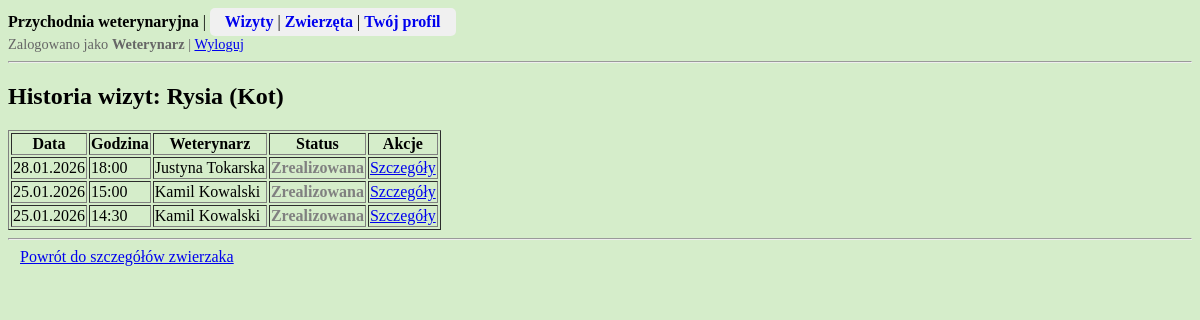
Page /przychodnia/zwierzeta/3/historia/ (signed in) on the committed database.
### przychodnia/models.py (models this page shows, shortened)
class Zwierze(models.Model):
    imie = models.CharField(max_length = 50)
    opiekun = models.ForeignKey(Opiekun, on_delete = models.CASCADE)
    gatunek = models.IntegerField(choices = GATUNEK.choices)
    plec = models.IntegerField(choices = PLEC_ZWIERZE.choices)
    data_urodzenia = models.DateField(blank = True, null = True)  # opcjonalnie
    data_dodania = models.DateTimeField(auto_now_add = True, editable = False)
    class Meta:
        verbose_name_plural = "Zwierzeta"
        ordering = ['opiekun__nazwisko', 'gatunek', 'imie']

class Wizyta(models.Model):
    zwierze = models.ForeignKey(Zwierze, on_delete = models.SET_NULL, null=True)
    weterynarz = models.ForeignKey(Weterynarz, on_delete = models.PROTECT)
    data_wizyty = models.DateField()
    godzina_wizyty = models.TimeField()
    status = models.IntegerField(choices = STATUS_WIZYTA.choices, default = STATUS_WIZYTA.Zaplanowana)
    notatka = models.TextField(blank = True)  # obowiązkowa dopiero po zrealizowaniu wizyty
    class Meta:
        verbose_name_plural = "Wizyty"
        ordering = ['data_wizyty', 'godzina_wizyty', 'status']

class Weterynarz(models.Model):
    user = models.OneToOneField(User, on_delete=models.CASCADE)  # polaczenie profilu weterynarza z kontem uzytkownika User
    imie = models.CharField(max_length = 50)
    nazwisko = models.CharField(max_length = 100)
    plec = models.IntegerField(choices = PLEC_OSOBA.choices, default = PLEC_OSOBA.Inna)
    specjalizacja = models.CharField(max_length=100, blank=True)  # opcjonalnie
    data_dodania = models.DateTimeField(auto_now_add = True, editable = False)
    class Meta:
        verbose_name_plural = "Weterynarze"
        ordering = ['nazwisko', 'imie']

### przychodnia/views.py (the view)
# urls.py: path('zwierzeta/<int:pk>/historia/', views.historia_zwierzaka, name='historia-zwierzaka'),
@login_required
@opiekun_or_weterynarz_required
def historia_zwierzaka(request, pk):
    user = request.user
    try:
        zwierze = Zwierze.objects.get(id=pk)
    except Zwierze.DoesNotExist:
        return HttpResponse("Zwierzę nie istnieje", status=404)
    is_valid, error_response = sprawdz_dostep_do_zwierzecia(user, zwierze)
    if not is_valid:
        return error_response
    wizyty = Wizyta.objects.filter(
        zwierze=zwierze,
        status=STATUS_WIZYTA.Zrealizowana
    ).order_by('-data_wizyty', '-godzina_wizyty')
    return render(request, 'przychodnia/zwierzeta/historia_zwierzaka.html', {'zwierze': zwierze, 'wizyty': wizyty})

### przychodnia/permissions.py (called while the page is built)
def opiekun_or_weterynarz_required(view_func):
    @wraps(view_func)
    def wrapper(request, *args, **kwargs):
        if not (hasattr(request.user, 'opiekun') or hasattr(request.user, 'weterynarz')):
            return HttpResponseForbidden()
        return view_func(request, *args, **kwargs)
    return wrapper

def sprawdz_dostep_do_zwierzecia(user, zwierze):
    if hasattr(user, 'opiekun'):
        if zwierze.opiekun != user.opiekun:  # opiekun: tylko swoje zwierzęta
            return False, HttpResponseForbidden()
    elif hasattr(user, 'weterynarz'):
        pass  # weterynarz: wszystkie zwierzęta
    else:
        return False, HttpResponseForbidden()
    return True, None

### przychodnia/templates/przychodnia/zwierzeta/historia_zwierzaka.html (shortened to what this page needs)
{% extends "przychodnia/base.html" %}
{% block content %}
<h2>Historia wizyt: {{ zwierze.imie }} ({{ zwierze.get_gatunek_display }})</h2>
{% if wizyty %}
    <table border="1">
        <tr>
            <th>Data</th>
            <th>Godzina</th>
            <th>Weterynarz</th>
            <th>Status</th>
            <th>Akcje</th>
        </tr>
        {% for wizyta in wizyty %}
        <tr>
            <td>{{ wizyta.data_wizyty|date:"d.m.Y" }}</td>
            <td>{{ wizyta.godzina_wizyty|time:"H:i" }}</td>
            <td>{{ wizyta.weterynarz.imie }} {{ wizyta.weterynarz.nazwisko }}</td>
            <td>
                <span class="
                    {% if wizyta.status == 1 %}status-1
                    {% elif wizyta.status == 2 %}status-2
                    {% elif wizyta.status == 3 %}status-3
                    {% endif %}
                    ">
                {{ wizyta.get_status_display }}
                </span>
            </td>
            <td>
                <a href="{% url 'wizyta-detail' pk=wizyta.pk %}">Szczegóły</a>
            </td>
        </tr>
        {% endfor %}
    </table>
{% else %}
    <p>Brak zrealizowanych wizyt dla tego zwierzaka.</p>
{% endif %}
<hr>
<a href="{% url 'zwierze-detail' pk=zwierze.pk %}" style="padding: 6px 12px;">
    Powrót do szczegółów zwierzaka
</a>
{% endblock %}

### przychodnia/static/css/przychodnia.css (style rules this page uses)
body { background-color: rgb(213, 237, 202); }

### przychodnia/templates/przychodnia/base.html (style rules this page uses)
.status-2 { color: gray; font-weight: bold; }

### rows in the picture
Zwierze: imie "Rysia", gatunek "Kot"
Wizyta: data_wizyty "28.01.2026", godzina_wizyty "18:00", weterynarz.imie "Justyna", weterynarz.nazwisko "Tokarska", status "Zrealizowana"
Wizyta: data_wizyty "25.01.2026", godzina_wizyty "15:00", weterynarz.imie "Kamil", weterynarz.nazwisko "Kowalski", status "Zrealizowana"
Wizyta: data_wizyty "25.01.2026", godzina_wizyty "14:30", weterynarz.imie "Kamil", weterynarz.nazwisko "Kowalski", status "Zrealizowana"
